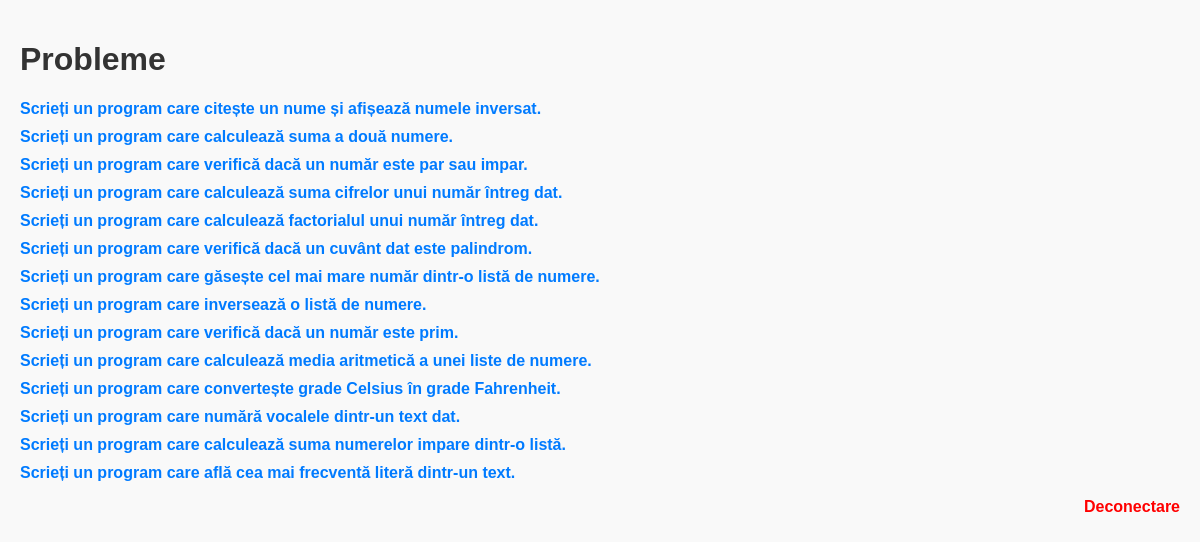
The page / (signed in) on the database its author committed.
### app.py (models this page shows)
class Problem(db.Model):
    __tablename__ = 'problem'
    id = db.Column(db.Integer, primary_key=True)
    description = db.Column(db.String(255))
    input_data = db.Column(db.String(255))
    output_data = db.Column(db.String(255))

### app.py (the view)
@app.route('/')
def index():
    if 'user_id' not in session:
        return redirect(url_for('login'))
    problems = Problem.query.all()
    print(problems)  # Verifică dacă problemele sunt încărcate corect
    return render_template('index.html', problems=problems)

### templates/index.html (shortened to what this page needs)
<!DOCTYPE html>
<html lang="ro">
<head>
    <link rel="stylesheet" href="{{ url_for('static', filename='style.css') }}">
</head>
<body>
    <h1>Probleme</h1>
    <ul>
        {% for problem in problems %}
            <li><a href="{{ url_for('problem', problem_id=problem.id) }}">{{ problem.description }}</a></li>
        {% endfor %}
    </ul>
    <a href="{{ url_for('logout') }}" style="color: red; float: right;">Deconectare</a>
</body>
</html>

### static/style.css (style rules this page uses)
body { font-family: Arial, sans-serif; background-color: #f9f9f9; margin: 0; padding: 20px; }
h1 { color: #333; }
ul { list-style-type: none; padding: 0; }
li { margin: 10px 0; }
a { text-decoration: none; color: #007BFF; font-weight: bold; }

### rows shown on the page
Problem: description "Scrieți un program care citește un nume și afișează numele inversat."
Problem: description "Scrieți un program care calculează suma a două numere."
Problem: description "Scrieți un program care verifică dacă un număr este par sau impar."
Problem: description "Scrieți un program care calculează suma cifrelor unui număr întreg dat."
Problem: description "Scrieți un program care calculează factorialul unui număr întreg dat."
Problem: description "Scrieți un program care verifică dacă un cuvânt dat este palindrom."
Problem: description "Scrieți un program care găsește cel mai mare număr dintr-o listă de numere."
Problem: description "Scrieți un program care inversează o listă de numere."
Problem: description "Scrieți un program care verifică dacă un număr este prim."
Problem: description "Scrieți un program care calculează media aritmetică a unei liste de numere."
Problem: description "Scrieți un program care convertește grade Celsius în grade Fahrenheit."
Problem: description "Scrieți un program care numără vocalele dintr-un text dat."
Problem: description "Scrieți un program care calculează suma numerelor impare dintr-o listă."
Problem: description "Scrieți un program care află cea mai frecventă literă dintr-un text."
